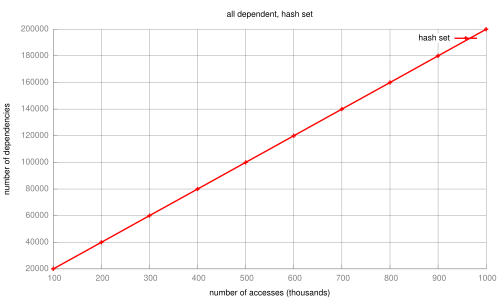

gnuplot code for this plot:
set terminal pdf
set output 'dissertation-gnuplottex-fig21.pdf'
load '../dynamic/formatted-results/vector-survey-0.8/hash-deps.gnuplot'
